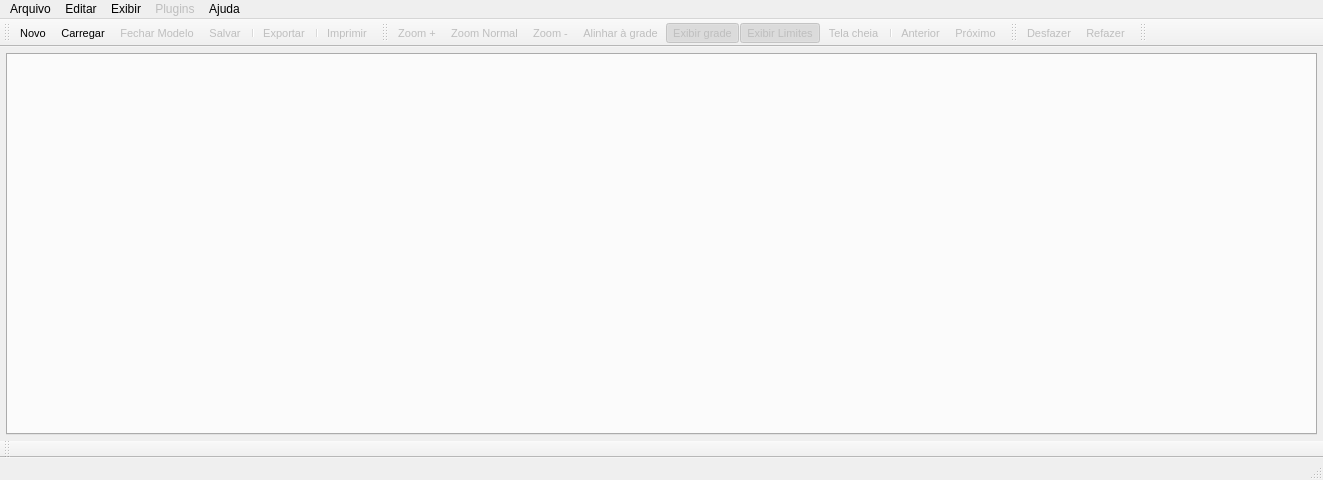
<?xml version="1.0" encoding="UTF-8"?>
<ui version="4.0">
 <class>FormPrincipal</class>
 <widget class="QMainWindow" name="FormPrincipal">
  <property name="windowModality">
   <enum>Qt::NonModal</enum>
  </property>
  <property name="geometry">
   <rect>
    <x>0</x>
    <y>0</y>
    <width>1323</width>
    <height>480</height>
   </rect>
  </property>
  <property name="minimumSize">
   <size>
    <width>640</width>
    <height>480</height>
   </size>
  </property>
  <property name="mouseTracking">
   <bool>true</bool>
  </property>
  <property name="windowTitle">
   <string>pgModeler - PostgreSQL Database Modeler</string>
  </property>
  <property name="windowIcon">
   <iconset resource="../res/resources.qrc">
    <normaloff>:/icones/icones/pgsqlModeler48x48.png</normaloff>:/icones/icones/pgsqlModeler48x48.png</iconset>
  </property>
  <property name="statusTip">
   <string/>
  </property>
  <property name="layoutDirection">
   <enum>Qt::LeftToRight</enum>
  </property>
  <property name="autoFillBackground">
   <bool>false</bool>
  </property>
  <property name="styleSheet">
   <string notr="true"/>
  </property>
  <property name="toolButtonStyle">
   <enum>Qt::ToolButtonTextOnly</enum>
  </property>
  <property name="animated">
   <bool>false</bool>
  </property>
  <property name="dockNestingEnabled">
   <bool>true</bool>
  </property>
  <widget class="QWidget" name="centralwidget">
   <layout class="QGridLayout" name="gridLayout">
    <property name="margin">
     <number>6</number>
    </property>
    <property name="spacing">
     <number>6</number>
    </property>
    <item row="0" column="0">
     <widget class="QTabWidget" name="modelos_tab">
      <property name="minimumSize">
       <size>
        <width>0</width>
        <height>0</height>
       </size>
      </property>
      <property name="mouseTracking">
       <bool>true</bool>
      </property>
      <property name="currentIndex">
       <number>-1</number>
      </property>
      <property name="documentMode">
       <bool>false</bool>
      </property>
      <property name="tabsClosable">
       <bool>true</bool>
      </property>
     </widget>
    </item>
   </layout>
  </widget>
  <widget class="QMenuBar" name="menu_principal_mb">
   <property name="enabled">
    <bool>true</bool>
   </property>
   <property name="geometry">
    <rect>
     <x>0</x>
     <y>0</y>
     <width>1323</width>
     <height>25</height>
    </rect>
   </property>
   <property name="defaultUp">
    <bool>false</bool>
   </property>
   <widget class="QMenu" name="menuArquivo">
    <property name="title">
     <string>Arquivo</string>
    </property>
    <addaction name="action_novo_modelo"/>
    <addaction name="action_carregar_modelo"/>
    <addaction name="action_fechar_modelo"/>
    <addaction name="action_salvar_modelo"/>
    <addaction name="action_salvar_como"/>
    <addaction name="action_salvar_tudo"/>
    <addaction name="separator"/>
    <addaction name="action_imprimir"/>
    <addaction name="separator"/>
    <addaction name="action_exportar"/>
    <addaction name="separator"/>
    <addaction name="action_sair"/>
   </widget>
   <widget class="QMenu" name="menuEditar">
    <property name="title">
     <string>Editar</string>
    </property>
    <addaction name="action_desfazer"/>
    <addaction name="action_refazer"/>
    <addaction name="separator"/>
    <addaction name="action_configuracoes"/>
    <addaction name="separator"/>
   </widget>
   <widget class="QMenu" name="menuSobre">
    <property name="title">
     <string>Ajuda</string>
    </property>
    <addaction name="action_sobre"/>
   </widget>
   <widget class="QMenu" name="menuExibir">
    <property name="title">
     <string>Exibir</string>
    </property>
    <widget class="QMenu" name="menuFerramentas">
     <property name="title">
      <string>Ferramentas</string>
     </property>
     <addaction name="action_arquivo"/>
     <addaction name="action_exibicao"/>
     <addaction name="action_edicao"/>
     <addaction name="action_modelo"/>
     <addaction name="separator"/>
     <addaction name="action_operacoes"/>
     <addaction name="action_visao_objetos"/>
    </widget>
    <addaction name="action_exibir_grade"/>
    <addaction name="action_exibir_lim_paginas"/>
    <addaction name="action_tela_cheia"/>
    <addaction name="separator"/>
    <addaction name="action_zoom_normal"/>
    <addaction name="action_ampliar_zoom"/>
    <addaction name="action_diminuir_zoom"/>
    <addaction name="separator"/>
    <addaction name="menuFerramentas"/>
   </widget>
   <widget class="QMenu" name="menuPlugins">
    <property name="enabled">
     <bool>false</bool>
    </property>
    <property name="title">
     <string>Plugins</string>
    </property>
   </widget>
   <addaction name="menuArquivo"/>
   <addaction name="menuEditar"/>
   <addaction name="menuExibir"/>
   <addaction name="menuPlugins"/>
   <addaction name="menuSobre"/>
  </widget>
  <widget class="QStatusBar" name="statusbar"/>
  <widget class="QToolBar" name="arquivo_tb">
   <property name="font">
    <font>
     <pointsize>8</pointsize>
    </font>
   </property>
   <property name="windowTitle">
    <string>Arquivo</string>
   </property>
   <property name="iconSize">
    <size>
     <width>22</width>
     <height>22</height>
    </size>
   </property>
   <property name="toolButtonStyle">
    <enum>Qt::ToolButtonTextUnderIcon</enum>
   </property>
   <property name="floatable">
    <bool>false</bool>
   </property>
   <attribute name="toolBarArea">
    <enum>TopToolBarArea</enum>
   </attribute>
   <attribute name="toolBarBreak">
    <bool>false</bool>
   </attribute>
   <addaction name="action_novo_modelo"/>
   <addaction name="action_carregar_modelo"/>
   <addaction name="action_fechar_modelo"/>
   <addaction name="action_salvar_modelo"/>
   <addaction name="separator"/>
   <addaction name="action_exportar"/>
   <addaction name="separator"/>
   <addaction name="action_imprimir"/>
  </widget>
  <widget class="QToolBar" name="exibicao_tb">
   <property name="enabled">
    <bool>true</bool>
   </property>
   <property name="font">
    <font>
     <pointsize>8</pointsize>
    </font>
   </property>
   <property name="windowTitle">
    <string>Visualização</string>
   </property>
   <property name="iconSize">
    <size>
     <width>22</width>
     <height>22</height>
    </size>
   </property>
   <property name="toolButtonStyle">
    <enum>Qt::ToolButtonTextUnderIcon</enum>
   </property>
   <attribute name="toolBarArea">
    <enum>TopToolBarArea</enum>
   </attribute>
   <attribute name="toolBarBreak">
    <bool>false</bool>
   </attribute>
   <addaction name="action_ampliar_zoom"/>
   <addaction name="action_zoom_normal"/>
   <addaction name="action_diminuir_zoom"/>
   <addaction name="action_alin_objs_grade"/>
   <addaction name="action_exibir_grade"/>
   <addaction name="action_exibir_lim_paginas"/>
   <addaction name="action_tela_cheia"/>
   <addaction name="separator"/>
   <addaction name="action_anterior"/>
   <addaction name="action_proximo"/>
  </widget>
  <widget class="QToolBar" name="edicao_tb">
   <property name="enabled">
    <bool>true</bool>
   </property>
   <property name="font">
    <font>
     <pointsize>8</pointsize>
    </font>
   </property>
   <property name="windowTitle">
    <string>Edição</string>
   </property>
   <property name="movable">
    <bool>true</bool>
   </property>
   <property name="iconSize">
    <size>
     <width>22</width>
     <height>22</height>
    </size>
   </property>
   <property name="toolButtonStyle">
    <enum>Qt::ToolButtonTextUnderIcon</enum>
   </property>
   <property name="floatable">
    <bool>false</bool>
   </property>
   <attribute name="toolBarArea">
    <enum>TopToolBarArea</enum>
   </attribute>
   <attribute name="toolBarBreak">
    <bool>false</bool>
   </attribute>
   <addaction name="action_desfazer"/>
   <addaction name="action_refazer"/>
  </widget>
  <widget class="QToolBar" name="modelo_tb">
   <property name="enabled">
    <bool>true</bool>
   </property>
   <property name="sizePolicy">
    <sizepolicy hsizetype="Minimum" vsizetype="Minimum">
     <horstretch>0</horstretch>
     <verstretch>0</verstretch>
    </sizepolicy>
   </property>
   <property name="font">
    <font>
     <pointsize>8</pointsize>
    </font>
   </property>
   <property name="windowTitle">
    <string>Modelo</string>
   </property>
   <property name="iconSize">
    <size>
     <width>22</width>
     <height>22</height>
    </size>
   </property>
   <property name="toolButtonStyle">
    <enum>Qt::ToolButtonTextUnderIcon</enum>
   </property>
   <property name="floatable">
    <bool>true</bool>
   </property>
   <attribute name="toolBarArea">
    <enum>BottomToolBarArea</enum>
   </attribute>
   <attribute name="toolBarBreak">
    <bool>false</bool>
   </attribute>
  </widget>
  <widget class="QToolBar" name="plugins_tb">
   <property name="enabled">
    <bool>false</bool>
   </property>
   <property name="font">
    <font>
     <pointsize>8</pointsize>
    </font>
   </property>
   <property name="windowTitle">
    <string>Plugins</string>
   </property>
   <property name="toolButtonStyle">
    <enum>Qt::ToolButtonTextUnderIcon</enum>
   </property>
   <attribute name="toolBarArea">
    <enum>TopToolBarArea</enum>
   </attribute>
   <attribute name="toolBarBreak">
    <bool>false</bool>
   </attribute>
  </widget>
  <action name="action_novo_modelo">
   <property name="icon">
    <iconset resource="../res/resources.qrc">
     <normaloff>:/icones/icones/novo.png</normaloff>:/icones/icones/novo.png</iconset>
   </property>
   <property name="text">
    <string>Novo</string>
   </property>
   <property name="shortcut">
    <string>Ctrl+N</string>
   </property>
  </action>
  <action name="action_salvar_modelo">
   <property name="enabled">
    <bool>false</bool>
   </property>
   <property name="icon">
    <iconset resource="../res/resources.qrc">
     <normaloff>:/icones/icones/salvar.png</normaloff>:/icones/icones/salvar.png</iconset>
   </property>
   <property name="text">
    <string>Salvar</string>
   </property>
   <property name="shortcut">
    <string>Ctrl+S</string>
   </property>
  </action>
  <action name="action_ampliar_zoom">
   <property name="enabled">
    <bool>false</bool>
   </property>
   <property name="icon">
    <iconset resource="../res/resources.qrc">
     <normaloff>:/icones/icones/zoom_mais.png</normaloff>:/icones/icones/zoom_mais.png</iconset>
   </property>
   <property name="text">
    <string>Zoom +</string>
   </property>
   <property name="toolTip">
    <string>Ampliar zoom</string>
   </property>
   <property name="shortcut">
    <string>Ctrl+=</string>
   </property>
   <property name="menuRole">
    <enum>QAction::PreferencesRole</enum>
   </property>
   <property name="priority">
    <enum>QAction::HighPriority</enum>
   </property>
  </action>
  <action name="action_diminuir_zoom">
   <property name="enabled">
    <bool>false</bool>
   </property>
   <property name="icon">
    <iconset resource="../res/resources.qrc">
     <normaloff>:/icones/icones/zoom_menos.png</normaloff>:/icones/icones/zoom_menos.png</iconset>
   </property>
   <property name="text">
    <string>Zoom -</string>
   </property>
   <property name="iconText">
    <string>Zoom -</string>
   </property>
   <property name="toolTip">
    <string>Diminuir zoom</string>
   </property>
   <property name="shortcut">
    <string>Ctrl+-</string>
   </property>
  </action>
  <action name="action_carregar_modelo">
   <property name="icon">
    <iconset resource="../res/resources.qrc">
     <normaloff>:/icones/icones/abrir.png</normaloff>:/icones/icones/abrir.png</iconset>
   </property>
   <property name="text">
    <string>Carregar</string>
   </property>
   <property name="shortcut">
    <string>Ctrl+O</string>
   </property>
  </action>
  <action name="action_proximo">
   <property name="enabled">
    <bool>false</bool>
   </property>
   <property name="icon">
    <iconset resource="../res/resources.qrc">
     <normaloff>:/icones/icones/proximo.png</normaloff>:/icones/icones/proximo.png</iconset>
   </property>
   <property name="text">
    <string>Próximo</string>
   </property>
  </action>
  <action name="action_anterior">
   <property name="enabled">
    <bool>false</bool>
   </property>
   <property name="icon">
    <iconset resource="../res/resources.qrc">
     <normaloff>:/icones/icones/anterior.png</normaloff>:/icones/icones/anterior.png</iconset>
   </property>
   <property name="text">
    <string>Anterior</string>
   </property>
  </action>
  <action name="action_ajuda">
   <property name="icon">
    <iconset resource="../res/resources.qrc">
     <normaloff>:/icones/icones/msgbox_quest.png</normaloff>:/icones/icones/msgbox_quest.png</iconset>
   </property>
   <property name="text">
    <string>Ajuda</string>
   </property>
   <property name="shortcut">
    <string>F1</string>
   </property>
  </action>
  <action name="action_salvar_como">
   <property name="enabled">
    <bool>false</bool>
   </property>
   <property name="icon">
    <iconset resource="../res/resources.qrc">
     <normaloff>:/icones/icones/salvar_como.png</normaloff>:/icones/icones/salvar_como.png</iconset>
   </property>
   <property name="text">
    <string>Salvar Como</string>
   </property>
  </action>
  <action name="action_sair">
   <property name="icon">
    <iconset resource="../res/resources.qrc">
     <normaloff>:/icones/icones/sair.png</normaloff>:/icones/icones/sair.png</iconset>
   </property>
   <property name="text">
    <string>Sair</string>
   </property>
   <property name="menuRole">
    <enum>QAction::QuitRole</enum>
   </property>
  </action>
  <action name="action_sobre">
   <property name="icon">
    <iconset resource="../res/resources.qrc">
     <normaloff>:/icones/icones/pgsqlModeler48x48.png</normaloff>:/icones/icones/pgsqlModeler48x48.png</iconset>
   </property>
   <property name="text">
    <string>Sobre o pgModeler</string>
   </property>
   <property name="shortcut">
    <string>F2</string>
   </property>
  </action>
  <action name="action_imprimir">
   <property name="enabled">
    <bool>false</bool>
   </property>
   <property name="icon">
    <iconset resource="../res/resources.qrc">
     <normaloff>:/icones/icones/imprimir.png</normaloff>:/icones/icones/imprimir.png</iconset>
   </property>
   <property name="text">
    <string>Imprimir</string>
   </property>
   <property name="shortcut">
    <string>Ctrl+P</string>
   </property>
  </action>
  <action name="action_desfazer">
   <property name="enabled">
    <bool>false</bool>
   </property>
   <property name="icon">
    <iconset resource="../res/resources.qrc">
     <normaloff>:/icones/icones/desfazer.png</normaloff>:/icones/icones/desfazer.png</iconset>
   </property>
   <property name="text">
    <string>Desfazer</string>
   </property>
   <property name="shortcut">
    <string>Ctrl+Z</string>
   </property>
  </action>
  <action name="action_refazer">
   <property name="enabled">
    <bool>false</bool>
   </property>
   <property name="icon">
    <iconset resource="../res/resources.qrc">
     <normaloff>:/icones/icones/refazer.png</normaloff>:/icones/icones/refazer.png</iconset>
   </property>
   <property name="text">
    <string>Refazer</string>
   </property>
   <property name="shortcut">
    <string>Ctrl+Y</string>
   </property>
  </action>
  <action name="action_preferencias">
   <property name="icon">
    <iconset resource="../res/resources.qrc">
     <normaloff>:/icones/icones/config.png</normaloff>:/icones/icones/config.png</iconset>
   </property>
   <property name="text">
    <string>Preferências</string>
   </property>
   <property name="shortcut">
    <string>Ctrl+Shift+P</string>
   </property>
  </action>
  <action name="action_exportar">
   <property name="enabled">
    <bool>false</bool>
   </property>
   <property name="icon">
    <iconset resource="../res/resources.qrc">
     <normaloff>:/icones/icones/exportar.png</normaloff>:/icones/icones/exportar.png</iconset>
   </property>
   <property name="text">
    <string>Exportar</string>
   </property>
  </action>
  <action name="action_exibir_grade">
   <property name="checkable">
    <bool>true</bool>
   </property>
   <property name="checked">
    <bool>true</bool>
   </property>
   <property name="enabled">
    <bool>false</bool>
   </property>
   <property name="icon">
    <iconset resource="../res/resources.qrc">
     <normaloff>:/icones/icones/grade.png</normaloff>:/icones/icones/grade.png</iconset>
   </property>
   <property name="text">
    <string>Exibir grade</string>
   </property>
   <property name="iconText">
    <string>Exibir grade</string>
   </property>
   <property name="shortcut">
    <string>Ctrl+G</string>
   </property>
  </action>
  <action name="action_barra_arquivo">
   <property name="checkable">
    <bool>true</bool>
   </property>
   <property name="checked">
    <bool>true</bool>
   </property>
   <property name="text">
    <string>Arquivo</string>
   </property>
  </action>
  <action name="action_barra_edicao">
   <property name="checkable">
    <bool>true</bool>
   </property>
   <property name="checked">
    <bool>true</bool>
   </property>
   <property name="text">
    <string>Edição</string>
   </property>
  </action>
  <action name="action_barra_exibicao">
   <property name="checkable">
    <bool>true</bool>
   </property>
   <property name="checked">
    <bool>true</bool>
   </property>
   <property name="text">
    <string>Exibição</string>
   </property>
  </action>
  <action name="action_barra_configuracao">
   <property name="checkable">
    <bool>true</bool>
   </property>
   <property name="checked">
    <bool>true</bool>
   </property>
   <property name="text">
    <string>Configuração</string>
   </property>
  </action>
  <action name="action_barra_ajuda">
   <property name="checkable">
    <bool>true</bool>
   </property>
   <property name="checked">
    <bool>true</bool>
   </property>
   <property name="text">
    <string>Ajuda</string>
   </property>
  </action>
  <action name="action_fechar_modelo">
   <property name="enabled">
    <bool>false</bool>
   </property>
   <property name="icon">
    <iconset resource="../res/resources.qrc">
     <normaloff>:/icones/icones/fechar.png</normaloff>:/icones/icones/fechar.png</iconset>
   </property>
   <property name="text">
    <string>Fechar Modelo</string>
   </property>
  </action>
  <action name="action_zoom_normal">
   <property name="enabled">
    <bool>false</bool>
   </property>
   <property name="icon">
    <iconset resource="../res/resources.qrc">
     <normaloff>:/icones/icones/zoom_normal.png</normaloff>:/icones/icones/zoom_normal.png</iconset>
   </property>
   <property name="text">
    <string>Zoom Normal</string>
   </property>
   <property name="shortcut">
    <string>Ctrl+0</string>
   </property>
  </action>
  <action name="action_alin_objs_grade">
   <property name="checkable">
    <bool>true</bool>
   </property>
   <property name="checked">
    <bool>false</bool>
   </property>
   <property name="enabled">
    <bool>false</bool>
   </property>
   <property name="icon">
    <iconset resource="../res/resources.qrc">
     <normaloff>:/icones/icones/alinhargrade.png</normaloff>:/icones/icones/alinhargrade.png</iconset>
   </property>
   <property name="text">
    <string>Alinhar à grade</string>
   </property>
   <property name="toolTip">
    <string>Alinhar objetos à grade</string>
   </property>
  </action>
  <action name="action_tela_cheia">
   <property name="checkable">
    <bool>true</bool>
   </property>
   <property name="enabled">
    <bool>false</bool>
   </property>
   <property name="icon">
    <iconset resource="../res/resources.qrc">
     <normaloff>:/icones/icones/telacheia.png</normaloff>:/icones/icones/telacheia.png</iconset>
   </property>
   <property name="text">
    <string>Tela cheia</string>
   </property>
   <property name="toolTip">
    <string>Exibe o modelo em tela cheia</string>
   </property>
   <property name="shortcut">
    <string>F11</string>
   </property>
  </action>
  <action name="action_exibir_lim_paginas">
   <property name="checkable">
    <bool>true</bool>
   </property>
   <property name="checked">
    <bool>true</bool>
   </property>
   <property name="enabled">
    <bool>false</bool>
   </property>
   <property name="icon">
    <iconset resource="../res/resources.qrc">
     <normaloff>:/icones/icones/exibirlimpag.png</normaloff>:/icones/icones/exibirlimpag.png</iconset>
   </property>
   <property name="text">
    <string>Exibir Limites</string>
   </property>
   <property name="toolTip">
    <string>Exibe os limitadores de página</string>
   </property>
   <property name="shortcut">
    <string>Ctrl+L</string>
   </property>
  </action>
  <action name="action_configuracoes">
   <property name="icon">
    <iconset resource="../res/resources.qrc">
     <normaloff>:/icones/icones/config.png</normaloff>:/icones/icones/config.png</iconset>
   </property>
   <property name="text">
    <string>Configurações</string>
   </property>
  </action>
  <action name="actionWidgets">
   <property name="text">
    <string>Widgets</string>
   </property>
  </action>
  <action name="action_arquivo">
   <property name="checkable">
    <bool>true</bool>
   </property>
   <property name="text">
    <string>Arquivo</string>
   </property>
  </action>
  <action name="action_exibicao">
   <property name="checkable">
    <bool>true</bool>
   </property>
   <property name="text">
    <string>Exibição</string>
   </property>
  </action>
  <action name="action_edicao">
   <property name="checkable">
    <bool>true</bool>
   </property>
   <property name="text">
    <string>Edição</string>
   </property>
  </action>
  <action name="action_modelo">
   <property name="checkable">
    <bool>true</bool>
   </property>
   <property name="text">
    <string>Modelo</string>
   </property>
  </action>
  <action name="action_operacoes">
   <property name="checkable">
    <bool>true</bool>
   </property>
   <property name="text">
    <string>Operações</string>
   </property>
  </action>
  <action name="action_visao_objetos">
   <property name="checkable">
    <bool>true</bool>
   </property>
   <property name="text">
    <string>Visão de Objetos</string>
   </property>
  </action>
  <action name="action_salvar_tudo">
   <property name="text">
    <string>Salvar Tudo</string>
   </property>
  </action>
 </widget>
 <resources>
  <include location="../res/resources.qrc"/>
 </resources>
 <connections/>
</ui>
